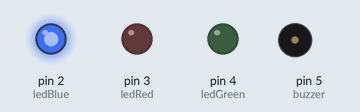
Bench run of a sketch on a simulated Arduino Uno, built with avr-gcc and run on an emulated ATmega328P. Parts: output pins drawn as LEDs (lit = HIGH), buzzer (waves = sounding).

Above: at 0.03 s.
At 0.5 s:
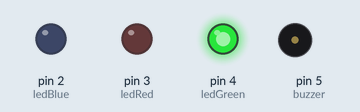
At 1.26 s:
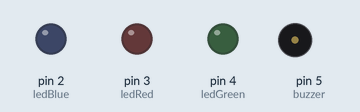
At 1.84 s:
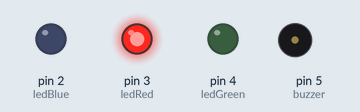
At 2.74 s:
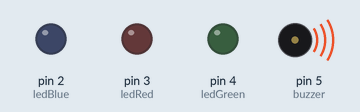
Timing chart, 0 to 3.0 s (numbered marks = the images above):
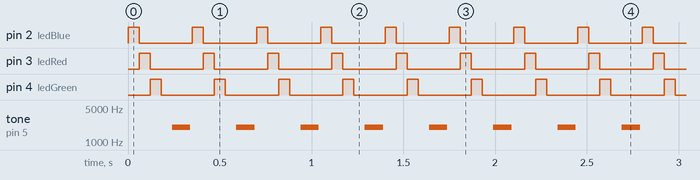

The sketch:

projek1.ino
```cpp
#define ledBlue 2
#define ledRed 3
#define ledGreen 4
#define buzzer 5

void setup() {
  pinMode(ledBlue, OUTPUT);
  pinMode(ledRed, OUTPUT);
  pinMode(ledGreen, OUTPUT);
  pinMode(buzzer, OUTPUT);


}

void loop() {
  digitalWrite(ledBlue, HIGH);
  delay(60);
  digitalWrite(ledBlue, LOW);
  digitalWrite(ledRed, HIGH);
  delay(60);
  digitalWrite(ledRed, LOW);
  digitalWrite(ledGreen, HIGH);
  delay(60);
  digitalWrite(ledGreen, LOW);
  delay(60);

  tone(buzzer, 2000);
  delay(100);

  noTone(buzzer);
  delay(10);

}
```

Measured:
- by itself, pin 2 (ledBlue), pin 3 (ledRed), pin 4 (ledGreen): alternates HIGH for 0.06 s and LOW for 0.29 s
- by itself, tone on pin 5 (buzzer): alternates 2000 Hz for 0.10 s and silent for 0.25 s
